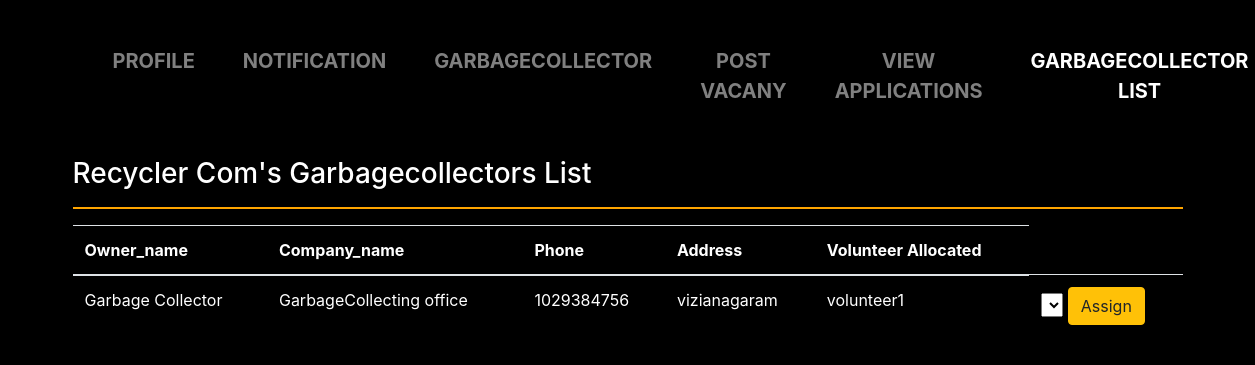
Screenshot of /Gar_list/1 with the database file from the repository.
### my_app/models.py (models this page shows, shortened)
class company(models.Model):
    category = ( ('F',"Farms or Nurserys"),
                 ('C',"Company"),
                 ('O',"Others"))
    id = models.AutoField(primary_key=True)
    company_owner = models.CharField("Owner's name",max_length=225)
    company_name = models.CharField("Your Shop name",max_length=255)
    category = models.CharField(choices=category,default=1,max_length=225)
    password = models.CharField("Password",max_length=100)
    phone = models.CharField("Your Phone Number",max_length=100)
    email = models.EmailField("Your Email")
    city = models.CharField("Your City",max_length=200)
    state = models.CharField("Your State",max_length=200)
    address = models.CharField("Your Address",max_length=200)
    volunteers = models.ManyToManyField(volunteer, blank=True, related_name="company_volunteers")
    created_on = models.DateTimeField(auto_now_add=True)

class Requests_G(models.Model):
    id = models.AutoField(primary_key=True)
    req_by = models.ForeignKey(garbagecollecter,on_delete=models.CASCADE)
    req_to = models.ForeignKey(company,on_delete=models.CASCADE)
    req_status=models.IntegerField(default=0)
    gar_owner_name = models.CharField(max_length=50)
    objects=models.Manager()

class garbagecollecter(models.Model):
    id = models.AutoField(primary_key=True)
    garbagecollectorname = models.CharField("Owner's name",max_length=225)
    garbagecollector_company_name = models.CharField("Your Shop name",max_length=255)
    password = models.CharField("Password",max_length=100)
    phone = models.CharField("Your Phone Number",max_length=100)
    email = models.EmailField("Your Email")
    city = models.CharField("Your City",max_length=200)
    state = models.CharField("Your State",max_length=200)
    address = models.CharField("Your Address",max_length=200)
    picker = models.ForeignKey(volunteer,on_delete=CASCADE,related_name="garbagecollector_collector",default=1)
    volunteers = models.ManyToManyField(volunteer, blank=True, related_name="garabgecollector_volunteers")
    garbage_collected = models.IntegerField(default=0)
    created_on = models.DateTimeField(auto_now_add=True)

class volunteer(models.Model):
    id = models.AutoField(primary_key=True)
    name = models.CharField("Owner's name",max_length=225)
    password = models.CharField("Password",max_length=100)
    phone = models.CharField("Your Phone Number",max_length=100)
    email = models.EmailField("Your Email")
    address = models.CharField("Your Address",max_length=200)
    created_on = models.DateTimeField(auto_now_add=True)
    def __str__(self):
        return self.name

### my_app/views.py (the view)
# urls.py: path('Gar_list/<int:id>',views.Gar_list,name="Gar_list"),
def Gar_list(request,id):
    shop = company.objects.get(id=id)
    home = Requests_G.objects.filter(req_to=shop,req_status=1)
    return render(request,"company/gars_list.html",{'shop':shop,'home':home})

### my_app/templates/company/gars_list.html (shortened to what this page needs)
<!DOCTYPE html>
<html lang="en">
<head>
    <link rel="stylesheet" href="https://maxcdn.bootstrapcdn.com/bootstrap/4.0.0/css/bootstrap.min.css">
</head>
<body>
  <div class="container">
    <nav class="navbar navbar-expand-lg navbar-dark dark-light">
      <div class="collapse navbar-collapse" id="navbarSupportedContent">
        <ul class="navbar-nav mr-auto">
          <li class="nav-item">
            <a class="nav-link" href="{% url 'profile_company' shop.id %}">Profile</a>
          </li>
          <li class="nav-item">
            <a class="nav-link" href="{% url 'Requests_view_gar' shop.id %}">Notification</a>
          </li>
          <li class="nav-item">
            <a class="nav-link" href="{% url 'search_garbagecollector' shop.id %}">GarbageCollector</a>
          </li>
          <li class="nav-item">
            <a class="nav-link" href="{% url 'vacancy_shop' shop.id %}">Post Vacany</a>
          </li>
          <li class="nav-item">
            <a class="nav-link" href="{% url 'View_application_com' shop.id %}">View Applications</a>
          </li>
          <li class="nav-item active">
            <a class="nav-link" href="{% url 'Gar_list' shop.id %}">GarbageCollector List</a>
          </li>
        </ul>
      </div>
    </nav>
    </div>
        <div class="container" style="margin-top: 2%;">
          <h3 style="color: white;">{{ shop.company_name }}'s Garbagecollectors List</h3><hr style="background: orange;border: 1px solid orange;">
            <table class="table" style="color: white;">
              <thead>
                <tr>
                  <th>Owner_name</th>
                  <th>Company_name</th>
                  <th>Phone</th>
                  <th>Address</th>
                  <th>Volunteer Allocated</th>
                </tr>
              </thead>
              <tbody>
                {% for i in home %}
                <tr>
                  <td>{{ i.req_by.garbagecollectorname }}</td>
                  <td>{{ i.req_by.garbagecollector_company_name }}</td>
                  <td>{{ i.req_by.phone }}</td>
                  <td>{{ i.req_by.address }}</td>
                  <td>{{ i.req_by.picker }}</td>
                  <td>
                    <form method="POST" action="{% url 'assign_gar' h=i.req_by.id shop=shop.id %} ">
                    <select name="vol_assign" >
                    </select>
                    <input type="submit" class="btn btn-warning" value="Assign">
                    </form>
                  </td>
                </tr>
                {% endfor %}
              </tbody>
            </table>
          </div>
</body>
</html>

### my_app/templates/company/gars_list.html (style rules this page uses)
body { margin-top:20px; color: #1a202c; text-align: left; background-color: black; }
.navbar-nav { text-transform: uppercase; text-align: center; font-weight: bold; }
.navbar-nav * { box-sizing: border-box; transition: all .35s ease; }
.navbar-nav li { display: inline-block; list-style: outside none none; margin: .5em 1em; padding: 0; }
.navbar-nav a { padding: .5em .8em; color: rgba(255,255,255,.5); position: relative; text-decoration: none; font-size: 20px; }
.navbar-nav a::before, .navbar-nav a::after { content: ''; height: 14px; width: 14px; position: absolute; transition: all .35s ease; opacity: 0; }
.navbar-nav a::before { content: ''; right: 0; top: 0; border-top: 3px solid orange; border-right: 3px solid orange; transform: translate(-100%, 50%); }
.navbar-nav a:after { content: ''; left: 0; bottom: 0; border-bottom: 3px solid orange; border-left: 3px solid orange; transform: translate(100%, -50%) }

### rows the page displays
company: company_name "Recycler Com"
Requests_G: req_by.garbagecollectorname "Garbage Collector", req_by.garbagecollector_company_name "GarbageCollecting office", req_by.phone "1029384756", req_by.address "vizianagaram", req_by.picker "volunteer1"
